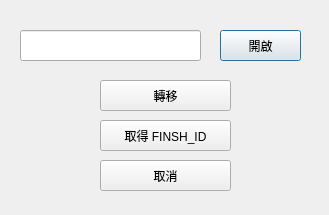
<?xml version="1.0" encoding="UTF-8"?>
<ui version="4.0">
 <class>GmlOpenFile</class>
 <widget class="QDialog" name="GmlOpenFile">
  <property name="geometry">
   <rect>
    <x>0</x>
    <y>0</y>
    <width>329</width>
    <height>215</height>
   </rect>
  </property>
  <property name="windowTitle">
   <string>GML檔案轉移</string>
  </property>
  <widget class="QPushButton" name="open_gml">
   <property name="geometry">
    <rect>
     <x>220</x>
     <y>30</y>
     <width>81</width>
     <height>31</height>
    </rect>
   </property>
   <property name="text">
    <string>開啟</string>
   </property>
  </widget>
  <widget class="QPushButton" name="cancel">
   <property name="geometry">
    <rect>
     <x>100</x>
     <y>160</y>
     <width>131</width>
     <height>31</height>
    </rect>
   </property>
   <property name="text">
    <string>取消</string>
   </property>
  </widget>
  <widget class="QLineEdit" name="label_open_gml">
   <property name="geometry">
    <rect>
     <x>20</x>
     <y>30</y>
     <width>181</width>
     <height>31</height>
    </rect>
   </property>
  </widget>
  <widget class="QPushButton" name="convert">
   <property name="geometry">
    <rect>
     <x>100</x>
     <y>80</y>
     <width>131</width>
     <height>31</height>
    </rect>
   </property>
   <property name="text">
    <string>轉移</string>
   </property>
  </widget>
  <widget class="QPushButton" name="convert_2">
   <property name="geometry">
    <rect>
     <x>100</x>
     <y>120</y>
     <width>131</width>
     <height>31</height>
    </rect>
   </property>
   <property name="text">
    <string>取得 FINSH_ID</string>
   </property>
  </widget>
 </widget>
 <resources/>
 <connections/>
</ui>
